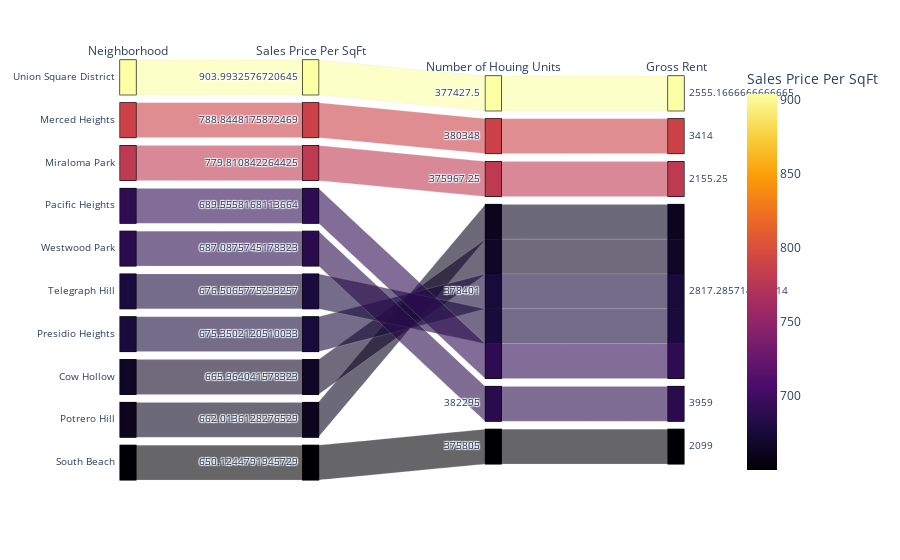

This figure's notebook cell:
### Code cell
parallel_categories_plot = px.parallel_categories(
    expensive_neighborhoods,
    dimensions = ['neighborhood', 'sale_price_sqr_foot', 'housing_units', 'gross_rent'],
    color='sale_price_sqr_foot',
    color_continuous_scale=px.colors.sequential.Inferno,
    labels={
        "neighborhood": "Neighborhood",
        "sale_price_sqr_foot": "Sales Price Per SqFt",
        "housing_units": "Number of Houing Units",
        "gross_rent": "Gross Rent"})

parallel_categories_plot

### Figure 1 — Plotly figure (JSON) as saved in the notebook; plotly's stock layout.template omitted (floating-point values rounded to 4 significant figures)
{"data": [{"dimensions": [{"label": "Neighborhood", "values": ["Union Square District", "Merced Heights", "Miraloma Park", "Pacific Heights", "Westwood Park", "Telegraph Hill", "Presidio Heights", "Cow Hollow", "Potrero Hill", "South Beach"]}, {"label": "Sales Price Per SqFt", "values": [904.0, 788.8, 779.8, 689.6, 687.1, 676.5, 675.4, 666.0, 662.0, 650.1]}, {"label": "Number of Houing Units", "values": [377400.0, 380348, 376000.0, 378401, 382295, 378401, 378401, 378401, 378401, 375805]}, {"label": "Gross Rent", "values": [2555.0, 3414, 2155.0, 2817.0, 3959, 2817.0, 2817.0, 2817.0, 2817.0, 2099]}], "domain": {"x": [0, 1], "y": [0, 1]}, "line": {"color": [904.0, 788.8, 779.8, 689.6, 687.1, 676.5, 675.4, 666.0, 662.0, 650.1], "coloraxis": "coloraxis"}, "name": "", "type": "parcats"}], "layout": {"autosize": true, "coloraxis": {"colorbar": {"title": {"text": "Sales Price Per SqFt"}}, "colorscale": [[0, "#000004"], [0.1111, "#1b0c41"], [0.2222, "#4a0c6b"], [0.3333, "#781c6d"], [0.4444, "#a52c60"], [0.5556, "#cf4446"], [0.6667, "#ed6925"], [0.7778, "#fb9b06"], [0.8889, "#f7d13d"], [1, "#fcffa4"]]}, "legend": {"tracegroupgap": 0}, "margin": {"t": 60}}}
